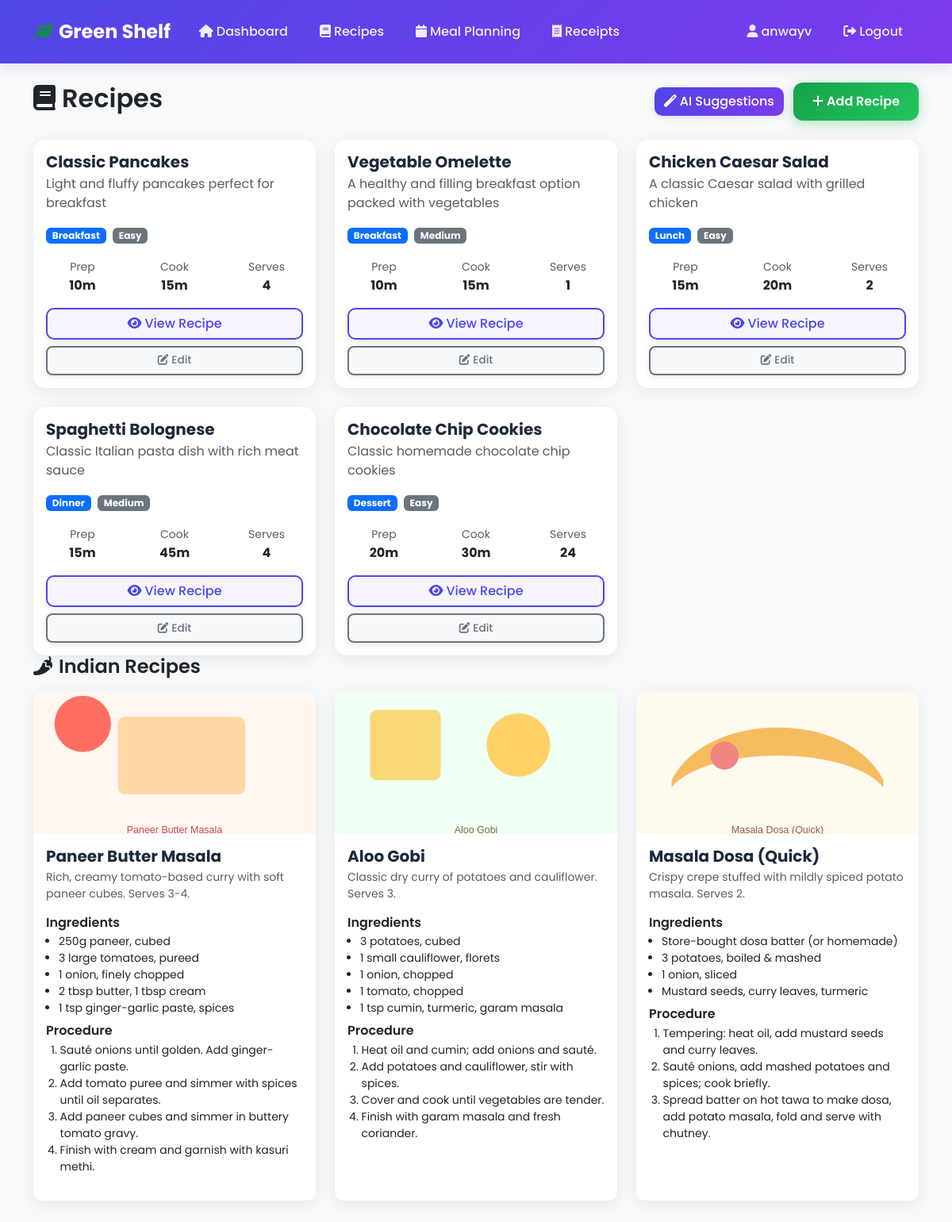
/recipes/ (signed in), run on the app's committed database.
### app/models.py (models this page shows, shortened)
class User(UserMixin, db.Model):
    id = db.Column(db.Integer, primary_key=True)
    username = db.Column(db.String(80), unique=True, nullable=False)
    email = db.Column(db.String(120), unique=True, nullable=False)
    password_hash = db.Column(db.String(120), nullable=False)
    created_at = db.Column(db.DateTime, default=datetime.utcnow)
    family_size = db.Column(db.Integer, default=1)
    preferred_brands = db.Column(db.Text)  # JSON string
    dietary_restrictions = db.Column(db.Text)  # JSON string
    taste_preferences = db.Column(db.Text)  # JSON string
    delivery_time_slots = db.Column(db.Text)  # JSON string
    upi_id = db.Column(db.String(100))
    auto_order_enabled = db.Column(db.Boolean, default=False)
    checkout_enabled = db.Column(db.Boolean, default=False)
    check_interval_minutes = db.Column(db.Integer, default=60)
    blinkit_cookies = db.Column(db.Text)  # JSON string
    pincode = db.Column(db.String(10))
    cookies_saved = db.Column(db.Boolean, default=False)
    inventory_items = db.relationship('InventoryItem', backref='user', lazy=True, cascade='all, delete-orphan')
    meal_plans = db.relationship('MealPlan', backref='user', lazy=True, cascade='all, delete-orphan')
    recipes = db.relationship('Recipe', backref='user', lazy=True, cascade='all, delete-orphan')
    orders = db.relationship('Order', backref='user', lazy=True, cascade='all, delete-orphan')

class Recipe(db.Model):
    id = db.Column(db.Integer, primary_key=True)
    user_id = db.Column(db.Integer, db.ForeignKey('user.id'), nullable=False)
    name = db.Column(db.String(200), nullable=False)
    description = db.Column(db.Text)
    ingredients = db.Column(db.Text)  # JSON string
    instructions = db.Column(db.Text)
    prep_time = db.Column(db.Integer)  # minutes
    cook_time = db.Column(db.Integer)  # minutes
    servings = db.Column(db.Integer, default=1)
    category = db.Column(db.String(50))  # e.g., 'breakfast', 'lunch', 'dinner', 'snack'
    difficulty = db.Column(db.String(20))  # 'easy', 'medium', 'hard'
    tags = db.Column(db.Text)  # JSON string
    is_ai_generated = db.Column(db.Boolean, default=False)
    created_at = db.Column(db.DateTime, default=datetime.utcnow)

### app/recipes.py (the view)
@recipes_bp.route('/')
@login_required
def index():
    recipes = Recipe.query.filter_by(user_id=current_user.id).order_by(Recipe.created_at.desc()).all()
    return render_template('recipes/index.html', recipes=recipes)

### app/templates/recipes/index.html (shortened to what this page needs)
{% extends 'layout.html' %}
{% block content %}
<div class="d-flex justify-content-between align-items-center mb-4">
    <h2><i class="fas fa-book me-2"></i>Recipes</h2>
    <div>
        <button class="btn btn-primary me-2" onclick="suggestRecipes()">
            <i class="fas fa-magic me-1"></i>AI Suggestions
        </button>
        <a href="{{ url_for('recipes.create') }}" class="btn btn-success">
            <i class="fas fa-plus me-1"></i>Add Recipe
        </a>
    </div>
</div>
<div class="row g-4">
    {% for recipe in recipes %}
    <div class="col-md-6 col-lg-4">
        <div class="card h-100">
            <div class="card-body">
                <h5 class="card-title">{{ recipe.name }}</h5>
                <p class="card-text text-muted">{{ recipe.description or 'No description available' }}</p>
                <div class="mb-3">
                    <span class="badge bg-primary me-1">{{ recipe.category.title() }}</span>
                    <span class="badge bg-secondary me-1">{{ recipe.difficulty.title() }}</span>
                </div>
                <div class="row text-center mb-3">
                    <div class="col-4">
                        <small class="text-muted">Prep</small><br>
                        <strong>{{ recipe.prep_time or 0 }}m</strong>
                    </div>
                    <div class="col-4">
                        <small class="text-muted">Cook</small><br>
                        <strong>{{ recipe.cook_time or 0 }}m</strong>
                    </div>
                    <div class="col-4">
                        <small class="text-muted">Serves</small><br>
                        <strong>{{ recipe.servings }}</strong>
                    </div>
                </div>
                <div class="d-grid gap-2">
                    <a href="{{ url_for('recipes.view', id=recipe.id) }}" class="btn btn-outline-primary">
                        <i class="fas fa-eye me-1"></i>View Recipe
                    </a>
                    <a href="{{ url_for('recipes.edit', id=recipe.id) }}" class="btn btn-outline-secondary btn-sm">
                        <i class="fas fa-edit me-1"></i>Edit
                    </a>
                </div>
            </div>
        </div>
    </div>
    {% endfor %}
</div>
<div class="mb-5">
    <h4 class="mb-3"><i class="fas fa-pepper-hot me-2"></i>Indian Recipes</h4>
    <div class="row g-4 indian-recipes">
        <div class="col-md-6 col-lg-4">
            <div class="card recipe-card h-100">
                <img src="{{ url_for('static', filename='images/recipes/paneer_butter_masala.svg') }}" class="card-img-top recipe-img" alt="Paneer Butter Masala">
                <div class="card-body">
                    <h5 class="card-title">Paneer Butter Masala</h5>
                    <p class="card-text small text-muted">Rich, creamy tomato-based curry with soft paneer cubes. Serves 3-4.</p>
                    <h6>Ingredients</h6>
                    <ul class="small">
                        <li>250g paneer, cubed</li>
                        <li>3 large tomatoes, pureed</li>
                        <li>1 onion, finely chopped</li>
                        <li>2 tbsp butter, 1 tbsp cream</li>
                        <li>1 tsp ginger-garlic paste, spices</li>
                    </ul>
                    <h6>Procedure</h6>
                    <ol class="small">
                        <li>Sauté onions until golden. Add ginger-garlic paste.</li>
                        <li>Add tomato puree and simmer with spices until oil separates.</li>
                        <li>Add paneer cubes and simmer in buttery tomato gravy.</li>
                        <li>Finish with cream and garnish with kasuri methi.</li>
                    </ol>
                </div>
            </div>
        </div>
        <div class="col-md-6 col-lg-4">
            <div class="card recipe-card h-100">
                <img src="{{ url_for('static', filename='images/recipes/aloo_gobi.svg') }}" class="card-img-top recipe-img" alt="Aloo Gobi">
                <div class="card-body">
                    <h5 class="card-title">Aloo Gobi</h5>
                    <p class="card-text small text-muted">Classic dry curry of potatoes and cauliflower. Serves 3.</p>
                    <h6>Ingredients</h6>
                    <ul class="small">
                        <li>3 potatoes, cubed</li>
                        <li>1 small cauliflower, florets</li>
                        <li>1 onion, chopped</li>
                        <li>1 tomato, chopped</li>
                        <li>1 tsp cumin, turmeric, garam masala</li>
                    </ul>
                    <h6>Procedure</h6>
                    <ol class="small">
                        <li>Heat oil and cumin; add onions and sauté.</li>
                        <li>Add potatoes and cauliflower, stir with spices.</li>
                        <li>Cover and cook until vegetables are tender.</li>
                        <li>Finish with garam masala and fresh coriander.</li>
                    </ol>
                </div>
            </div>
        </div>
        <div class="col-md-6 col-lg-4">
            <div class="card recipe-card h-100">
                <img src="{{ url_for('static', filename='images/recipes/masala_dosa.svg') }}" class="card-img-top recipe-img" alt="Masala Dosa">
                <div class="card-body">
                    <h5 class="card-title">Masala Dosa (Quick)</h5>
                    <p class="card-text small text-muted">Crispy crepe stuffed with mildly spiced potato masala. Serves 2.</p>
                    <h6>Ingredients</h6>
                    <ul class="small">
                        <li>Store-bought dosa batter (or homemade)</li>
                        <li>3 potatoes, boiled & mashed</li>
                        <li>1 onion, sliced</li>
                        <li>Mustard seeds, curry leaves, turmeric</li>
                    </ul>
                    <h6>Procedure</h6>
                    <ol class="small">
                        <li>Tempering: heat oil, add mustard seeds and curry leaves.</li>
                        <li>Sauté onions, add mashed potatoes and spices; cook briefly.</li>
                        <li>Spread batter on hot tawa to make dosa, add potato masala, fold and serve with chutney.</li>
                    </ol>
                </div>
            </div>
        </div>
    </div>
</div>
{% endblock %}

### app/templates/layout.html (shortened to what this page needs)
<!DOCTYPE html>
<html lang="en">
  <head>
    <link
      href="https://cdn.jsdelivr.net/npm/bootstrap@5.3.2/dist/css/bootstrap.min.css"
      rel="stylesheet"
    />
    <link
      rel="stylesheet"
      href="https://cdnjs.cloudflare.com/ajax/libs/font-awesome/6.0.0/css/all.min.css"
    />
    <link
      rel="stylesheet"
      href="{{ url_for('static', filename='styles.css') }}"
    />
    <link
      rel="stylesheet"
      href="{{ url_for('static', filename='responsive-styles.css') }}"
    />
  </head>
  <body class="bg-light">
    <nav class="navbar navbar-expand-lg bg-white border-bottom">
      <div class="container">
        <a class="navbar-brand" href="{{ url_for('main.index') }}">
          <i class="fas fa-leaf text-success me-2"></i>Green Shelf
        </a>
        <div class="collapse navbar-collapse" id="navbarNav">
          {% if current_user.is_authenticated %}
          <ul class="navbar-nav me-auto">
            <li class="nav-item">
              <a class="nav-link" href="{{ url_for('main.index') }}">
                <i class="fas fa-home me-1"></i>Dashboard
              </a>
            </li>
            <li class="nav-item">
              <a class="nav-link" href="{{ url_for('recipes.index') }}">
                <i class="fas fa-book me-1"></i>Recipes
              </a>
            </li>
            <li class="nav-item">
              <a class="nav-link" href="{{ url_for('meal_planning.index') }}">
                <i class="fas fa-calendar me-1"></i>Meal Planning
              </a>
            </li>
            <li class="nav-item">
              <a class="nav-link" href="{{ url_for('receipts.index') }}">
                <i class="fas fa-receipt me-1"></i>Receipts
              </a>
            </li>
          </ul>
          <ul class="navbar-nav">
            <li class="nav-item">
              <a class="nav-link" href="{{ url_for('auth.profile') }}">
                <i class="fas fa-user me-1"></i>{{ current_user.username }}
              </a>
            </li>
            <li class="nav-item">
              <a class="nav-link" href="{{ url_for('auth.logout') }}">
                <i class="fas fa-sign-out-alt me-1"></i>Logout
              </a>
            </li>
          </ul>
          {% endif %}
        </div>
      </div>
    </nav>
    <main class="container py-4">
       {% block content %}{% endblock %}
    </main>
  </body>
</html>

### app/templates/layout.html (style rules this page uses)
.navbar-brand { font-weight: bold; }

### data on the page
User: username "anwayv"
Recipe: name "Classic Pancakes", description "Light and fluffy pancakes perfect for breakfast", category "Breakfast", difficulty "Easy", prep_time "10", cook_time "15", servings "4"
Recipe: name "Vegetable Omelette", description "A healthy and filling breakfast option packed with vegetables", category "Breakfast", difficulty "Medium", prep_time "10", cook_time "15", servings "1"
Recipe: name "Chicken Caesar Salad", description "A classic Caesar salad with grilled chicken", category "Lunch", difficulty "Easy", prep_time "15", cook_time "20", servings "2"
Recipe: name "Spaghetti Bolognese", description "Classic Italian pasta dish with rich meat sauce", category "Dinner", difficulty "Medium", prep_time "15", cook_time "45", servings "4"
Recipe: name "Chocolate Chip Cookies", description "Classic homemade chocolate chip cookies", category "Dessert", difficulty "Easy", prep_time "20", cook_time "30", servings "24"
